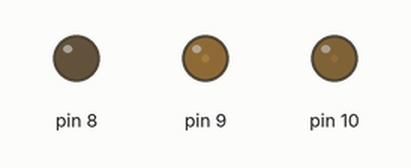
This sketch was run on a simulated Arduino Leonardo, built for the host (arithmetic inside an expression is 32-bit, double 64-bit). Shown: output pins drawn as LEDs (lit = HIGH).

Above: at 0.15 s.
At 1.1 s:
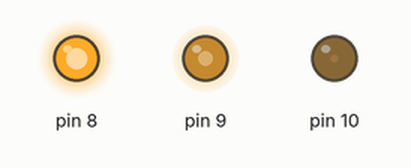
Timing chart, 0 to 2.6 s (numbered marks = the images above):
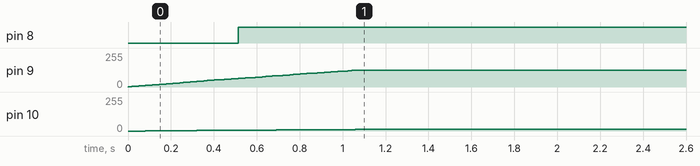

The sketch:

LEDController.ino
```cpp
#include "ledcontroller.h"

// Neue LEDController Instanz ueber die Pins (r, g, b) => (8, 9, 10) erzeugen
LEDController led(8, 9, 10);

void setup() {

  // Flackern verhindern: alle PWM Frequenzen für Arduino Mega auf 31.374 Hz setzen (ausser Pin 4 und 13)
  TCCR1B = (TCCR1B & 0xF8) | 0x01; // Pin 11, 12
  TCCR2B = (TCCR2B & 0xF8) | 0x01; // Pin 9, 10
  TCCR3B = (TCCR3B & 0xF8) | 0x01; // Pin 2, 3, 5
  TCCR4B = (TCCR4B & 0xF8) | 0x01; // Pin 6, 7, 8

  // OPTIONAL: Invertiere alle LED Pins (default: false)
  led.setInvert(false);

  // OPTIONAL: Aktualisierungsinterval (default: 1000 / 60)
  led.setUpdateInterval(1000 / 60);

  // OPTIONAL: nicht-blockierender Modus (default: true)
  led.setNonBlocking(true);

  // Farbe auf rgb(255, 127, 12) setzen, dabei 1 Sekunde faden
  led.setColor(255, 127, 12, 1000);

}

void loop() {

  // BENOETIGT (nur wenn setNonBlocking => true): führt alle Fading-Befehle aus
  led.execute();

}
```

ledcontroller.cpp
```cpp
/*
  ledcontroller.cpp - Steuerung von RGB LED Leisten über MOSFETs
  Erstellt von Maik Sicks | Erstellt am 26.11.2019
*/

#include "Arduino.h"
#include "ledcontroller.h"

LEDController::LEDController(int _pin_r, int _pin_g, int _pin_b) {
  pin_r = _pin_r;
  pin_g = _pin_g;
  pin_b = _pin_b;

  pinMode(pin_r, OUTPUT);
  pinMode(pin_g, OUTPUT);
  pinMode(pin_b, OUTPUT);
}

void LEDController::setInvert(boolean _invert) {
  invert = _invert;
}

void LEDController::setUpdateInterval(int _updateInterval) {
  updateInterval = _updateInterval;
}

void LEDController::setNonBlocking(boolean _nonBlocking) {
  nonBlocking = _nonBlocking;
}

void LEDController::setColor(int _r, int _g, int _b, int _fade) {

  if (_fade <= updateInterval) {
    isFading = false;
    setRGB(_r, _g, _b);
  } else {
    isFading = true;

    fade_duration = _fade;
    fade_steps = fade_duration / updateInterval;
    fade_step = 0;

    fade_start_r = curr_r;
    fade_start_g = curr_g;
    fade_start_b = curr_b;

    fade_end_r = _r;
    fade_end_g = _g;
    fade_end_b = _b;

    if (!nonBlocking) {
      while (isFading) {
        execute();
        delay(1);
      }
    }

  }

}

void LEDController::setColor(int _r, int _g, int _b) {
  setColor(_r, _g, _b, 0);
}

void LEDController::stopAll() {
  isFading = false;
}

void LEDController::execute() {

  // nur alle <updateInterval> Millisekunden aktualisieren
  if (millis() % updateInterval != 0) {
    if (doUpdate) {
      doUpdate = false;

      // LEDs aktualisieren ...
      if (isFading) {

        fade_step++;

        float multiply = (float) fade_step / (float) fade_steps;

        // Farbe berechnen ( start_farbe + (different_start_ende * fortschritt) )
        setRGB(
          fade_start_r + ((fade_end_r - fade_start_r) * multiply),
          fade_start_g + ((fade_end_g - fade_start_g) * multiply),
          fade_start_b + ((fade_end_b - fade_start_b) * multiply)
        );

        if (fade_step >= fade_steps) {
          isFading = false;
        }

      }

    }
  } else {
    doUpdate = true;
  }
}

void LEDController::setRGB(int _r, int _g, int _b) {
  curr_r = _r;
  curr_g = _g;
  curr_b = _b;

  analogWrite(pin_r, (invert ? 255 - _r : _r));
  analogWrite(pin_g, (invert ? 255 - _g : _g));
  analogWrite(pin_b, (invert ? 255 - _b : _b));
}
```

ledcontroller.h
```cpp
/*
  ledcontroller.h - Steuerung von RGB LED Leisten über MOSFETs
  Erstellt von Maik Sicks | Erstellt am 26.11.2019
*/

#ifndef ledcontroller_h
#define ledcontroller_h

#include "Arduino.h"

class LEDController {
  public:
    /* Konstruktor */
    LEDController(int _pin_r, int _pin_g, int _pin_b);

    void setInvert(boolean _invert);
    void setUpdateInterval(int _updateIntval);
    void setNonBlocking(boolean _nonBlocking);

    void setColor(int _r, int _g, int _b, int _fade);
    void setColor(int _r, int _g, int _b);

    void stopAll();

    void execute();

  private:
    /* LED pins */
    int pin_r;
    int pin_g;
    int pin_b;

    /* Current color */
    int curr_r = 0;
    int curr_g = 0;
    int curr_b = 0;

    boolean invert = false;
    boolean doUpdate = true;
    int updateInterval = (1000 / 60);

    boolean nonBlocking = true;

    boolean isFading = false;
    int fade_duration = 0;

    int fade_steps = 0;
    int fade_step = 0;

    int fade_start_r = 0;
    int fade_start_g = 0;
    int fade_start_b = 0;
    int fade_end_r = 0;
    int fade_end_g = 0;
    int fade_end_b = 0;


    void setRGB(int _r, int _g, int _b);
};

#endif
```

Measured:
- by itself, pin 8: LOW → HIGH at 0.51 s
- by itself, pin 9: moves from 0/255 to 127/255 over 1.1 s
- by itself, pin 10: moves from 0/255 to 12/255 over 0.98 s
